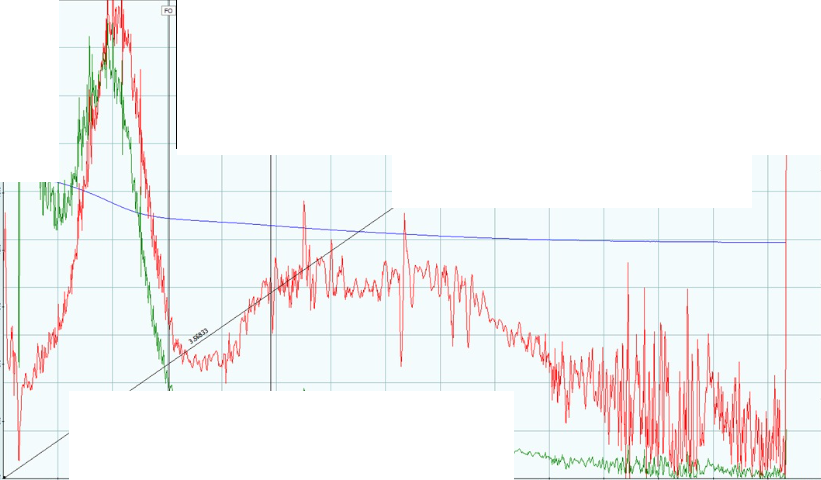
%> input picture posPro resultados/graficoSOLOLimpio.png, 821 x 480 px
$ octave Image2fig.m   (GNU Octave 9; MATLAB toolbox functions it lacks are replaced by stand-ins)
%> lines starting %> are read from the running program, lines starting %| are printed output that depends on the picture; in (x1, y1, x2, y2) boxes, pixels count from 0 and x2, y2 are one past the last pixel; in counts of white or black regions, pixels touching at a corner belong together; the program's own positions count from 1
clc, clear all
imagen = imread('graficoSOLOLimpio.png');
%> imagen is the input picture: size 480x821x3 uint8; mean R, G, B 244.3, 244.2, 244.4

canal_rojo = imagen(:,:,1);
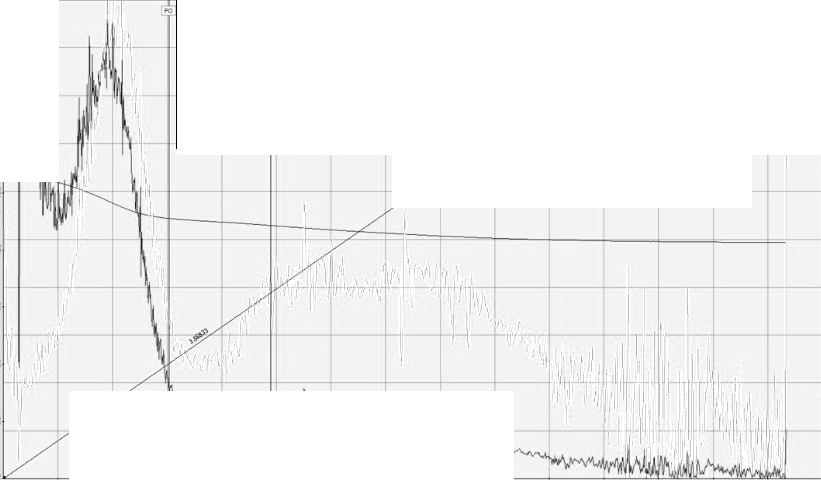
%> canal_rojo: size 480x821 uint8; min 0, max 255, mean 244.3
canal_verde = imagen(:,:,2);
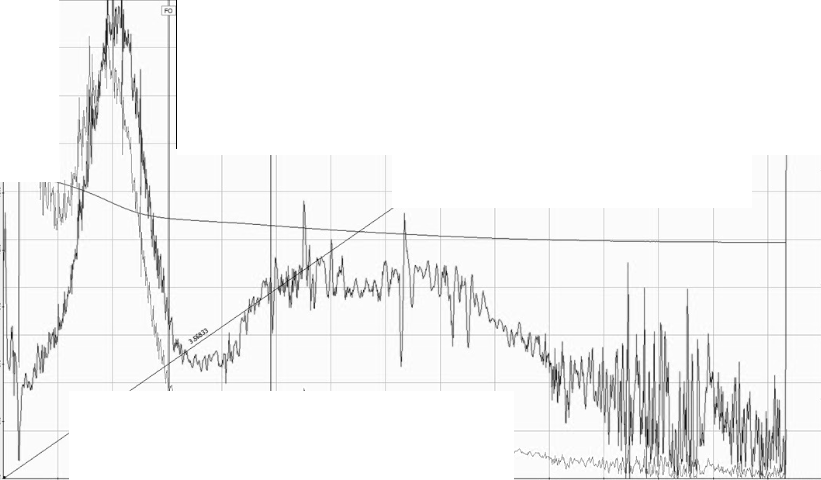
%> canal_verde: size 480x821 uint8; min 0, max 255, mean 244.2
canal_azul = imagen(:,:,3);
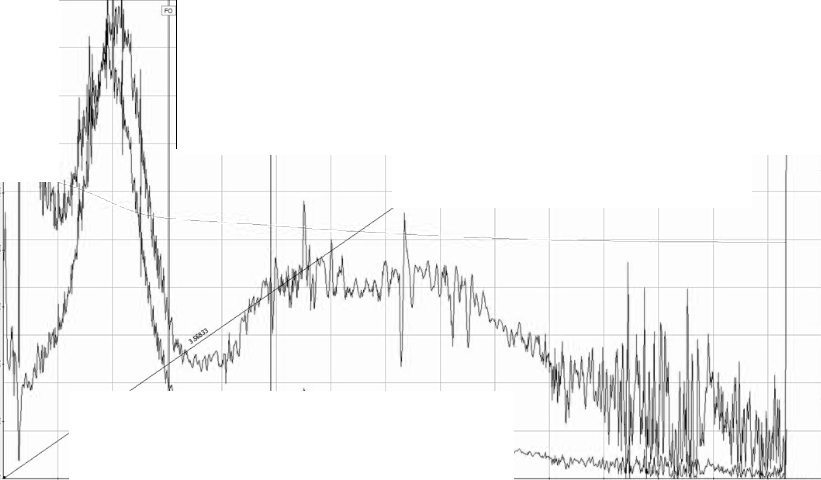
%> canal_azul: size 480x821 uint8; min 0, max 255, mean 244.4


umbral_rojo = 180;
mascara_roja = (canal_rojo > umbral_rojo) & (canal_verde < umbral_rojo) & (canal_azul < umbral_rojo);
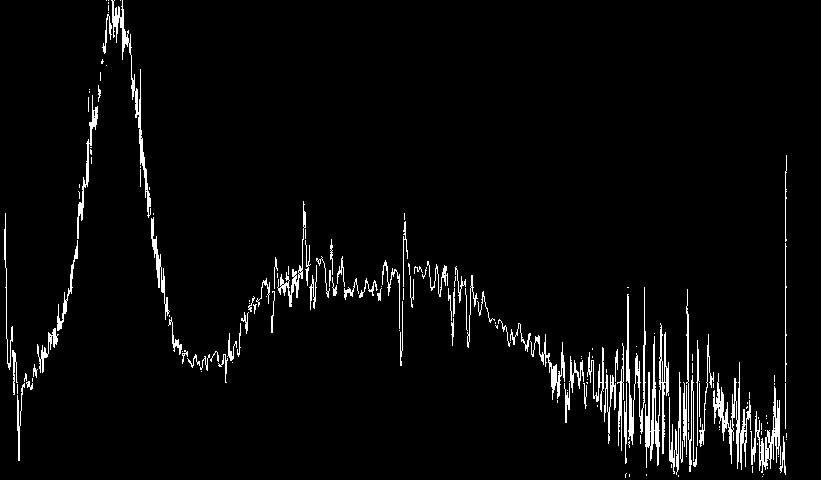
%> mascara_roja: size 480x821 logical; 3.7% white in thin lines or dots

region_roja = imagen;
region_roja(repmat(~mascara_roja,[1 1 3])) = 0;
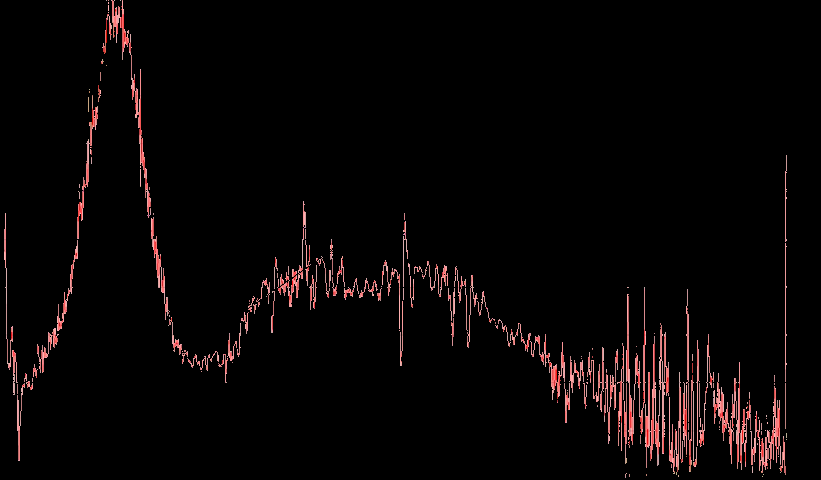
%> region_roja: size 480x821x3 uint8; mean R, G, B 8.5, 5, 5

imshow(region_roja);


[nFilas, nColumnas] = size(mascara_roja);
%> nFilas = 480; nColumnas = 821
posicion_primer_pixel_rojo = zeros(1, nColumnas);
for col = 1:nColumnas
    columna_actual = mascara_roja(:, col);
    indices_pixeles_rojos = find(columna_actual);
    if ~isempty(indices_pixeles_rojos)
        posicion_primer_pixel_rojo(col) =size(imagen,1)- indices_pixeles_rojos(1); % Tomar el primer píxel rojo de arriba
    else
        posicion_primer_pixel_rojo(col) = NaN;
    end
end
%> this loop made 821 passes
%> indices_pixeles_rojos on passes 9, 10, 16: [364; 365; 366; 367; 368], [364; 365; 366; 367; 368; 369; 370], [354; 355; 356; 357; 358; 359; 360; 361; 362]

subplot(1, 2, 1);
imshow(region_roja);
title('Región Roja');

subplot(1, 2, 2);
plot(posicion_primer_pixel_rojo, 'r.');
title('Posiciones del Primer Píxel Rojo en Cada Columna');
xlabel('Columna');
ylabel('Fila del Primer Píxel Rojo');
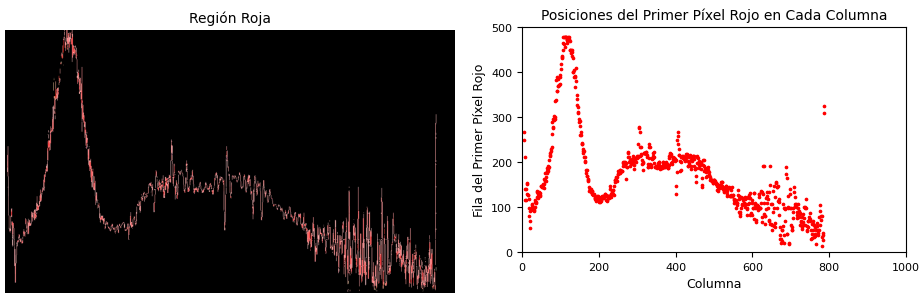
%> figure redrawn from the program's plot data, 2 panels

%% Escalado en Y
escala_minima = 0;
escala_maxima = 25;
posicion_escalada_Y = (posicion_primer_pixel_rojo - min(posicion_primer_pixel_rojo)) / (max(posicion_primer_pixel_rojo) - min(posicion_primer_pixel_rojo)) * (escala_maxima - escala_minima) + escala_minima;

posicionX=linspace(0,145,size(posicion_escalada_Y,2));
%> posicionX = 821 values from 0 to 145


figure; hold on
for i=1:size(posicion_escalada_Y,2)
    if posicion_escalada_Y(i)>-1
        scatter(posicionX(i),posicion_escalada_Y(i))
    end
end
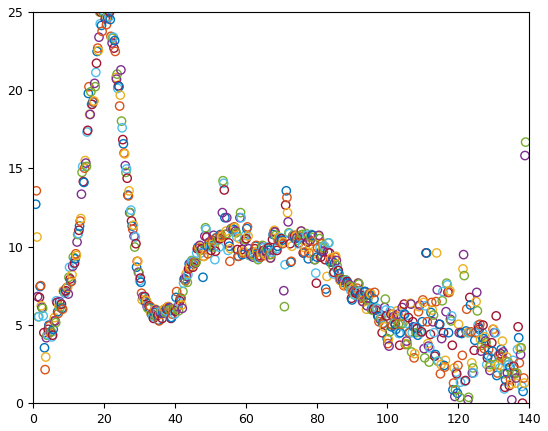
%> figure redrawn from the program's plot data

GdpdgData=[posicionX;posicion_escalada_Y];
%> GdpdgData = 821 columns, first 8: [0 0.177 0.354 0.53 0.707 0.884 1.06 1.24; NaN NaN NaN NaN 12.71 13.57 10.62 6.81]

$ run again, with posPro resultados/GfunctionCalibrated.png copied over posPro resultados/graficoSOLOLimpio.png
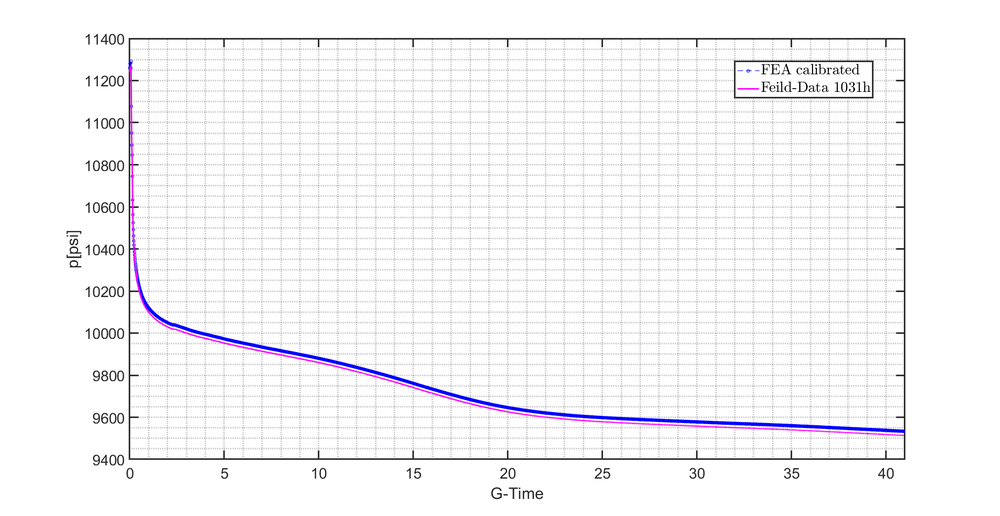
%> input picture posPro resultados/GfunctionCalibrated.png, 1000 x 516 px, shrunk from 1819 x 938 before the run
%> imagen is the input picture: size 516x1000x3 uint8; mean R, G, B 246.4, 245.7, 247.7
%> mascara_roja: size 516x1000 logical; every value is 0
%> region_roja: size 516x1000x3 uint8; every value is 0
%> `ylabel('Fila del Primer Píxel Rojo');`:
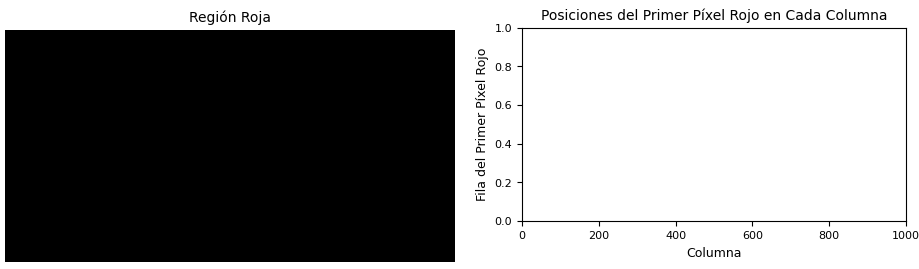
%> figure redrawn from the program's plot data, 2 panels
%> posicionX = 1000 values from 0 to 145
%> GdpdgData = 1000 columns, first 8: [0 0.145 0.29 0.435 0.581 0.726 0.871 1.02; NaN NaN NaN NaN NaN NaN NaN NaN]

$ run again, with posPro resultados/GraficodpdgVerde.png copied over posPro resultados/graficoSOLOLimpio.png
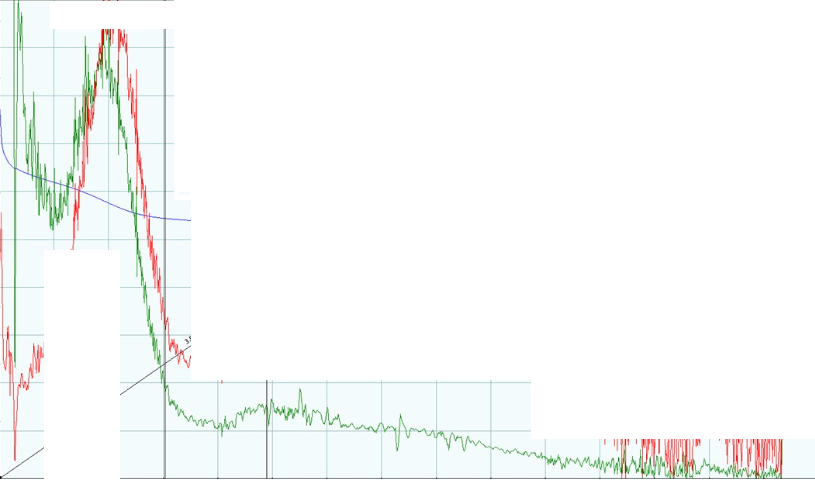
%> input picture posPro resultados/GraficodpdgVerde.png, 815 x 481 px
%> imagen is the input picture: size 481x815x3 uint8; mean R, G, B 248.1, 249.9, 249.1
%> `mascara_roja = (canal_rojo > umbral_rojo) & (canal_verde < umbral_rojo..`:
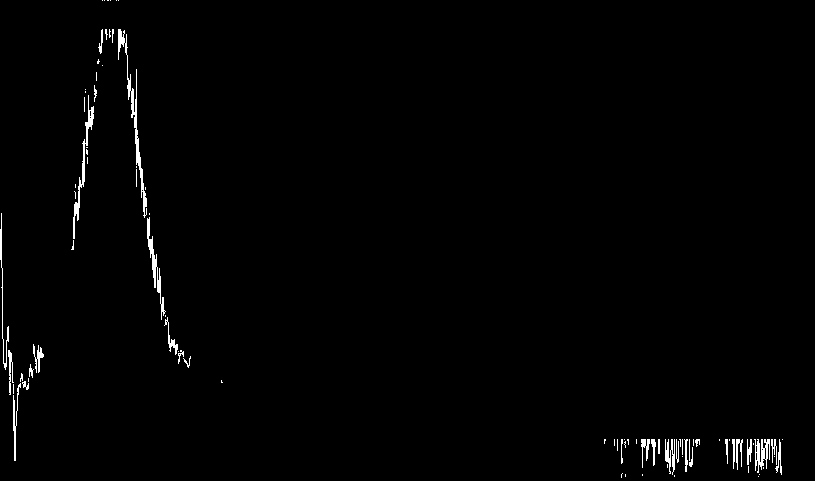
%> mascara_roja: size 481x815 logical; 1.1% white in thin lines or dots
%> the loop `for col = 1:nColumnas` made 815 passes
%> indices_pixeles_rojos on passes 5, 6, 12: [364; 365; 366; 367; 368], [364; 365; 366; 367; 368; 369; 370], [354; 355; 356; 357; 358; 359; 360; 361; 362]
%> posicionX = 815 values from 0 to 145
%> after the loop `for i=1:size(posicion_escalada_Y,2)`:
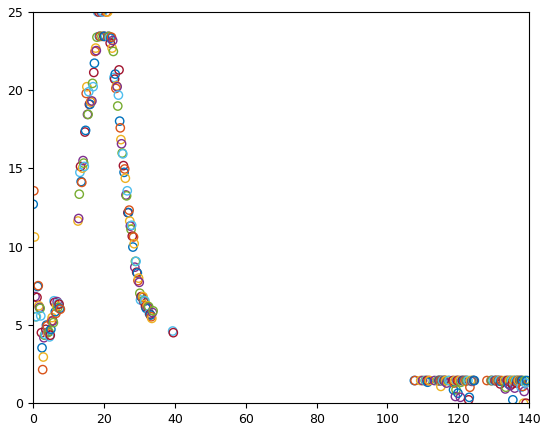
%> figure redrawn from the program's plot data
%> GdpdgData = 815 columns, first 8: [0 0.178 0.356 0.534 0.713 0.891 1.07 1.25; 12.71 13.57 10.62 6.81 5.53 5.53 6.76 7.46]

$ run again, with posPro resultados/GvsP.png copied over posPro resultados/graficoSOLOLimpio.png
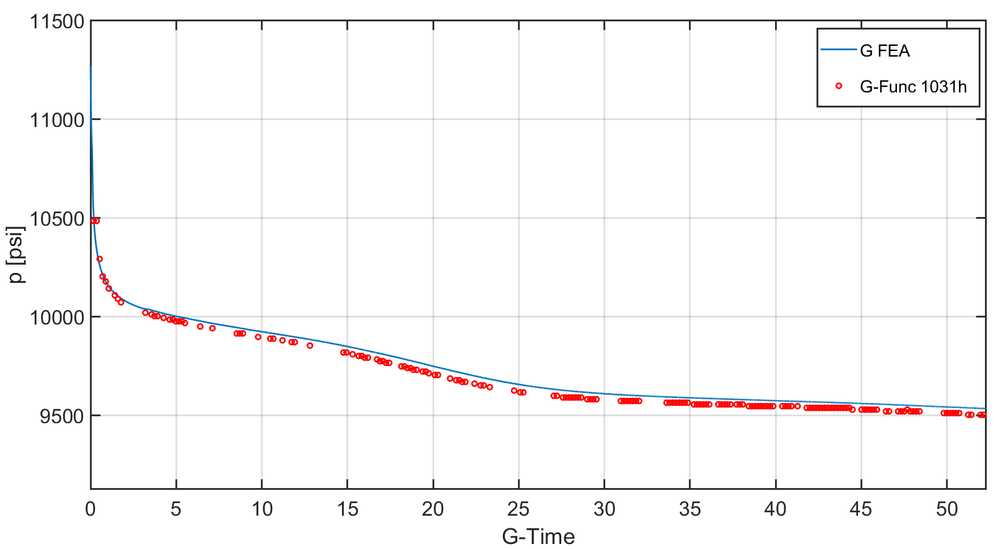
%> input picture posPro resultados/GvsP.png, 1000 x 549 px, shrunk from 1591 x 873 before the run
%> imagen is the input picture: size 549x1000x3 uint8; mean R, G, B 249.5, 248.2, 248.5
%> `mascara_roja = (canal_rojo > umbral_rojo) & (canal_verde < umbral_rojo..`:
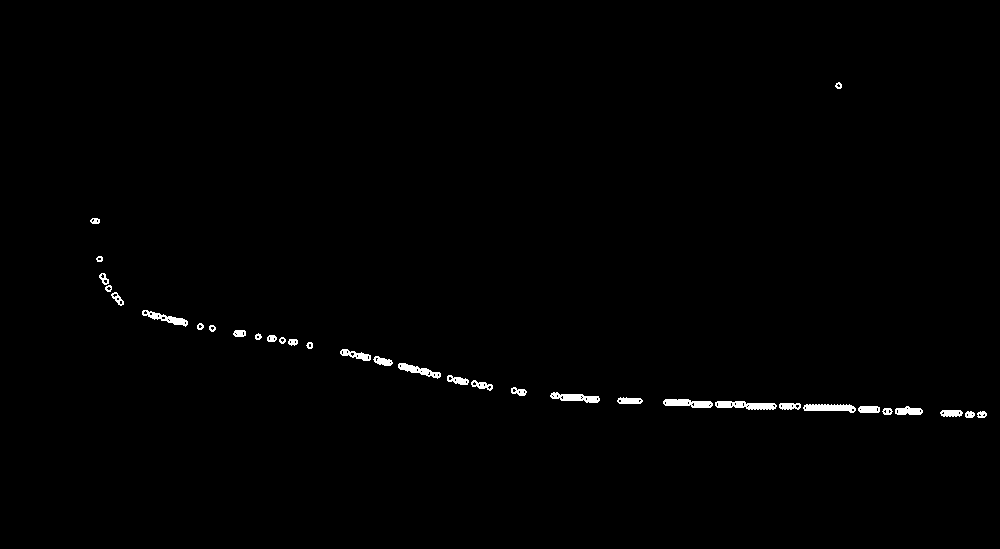
%> mascara_roja: size 549x1000 logical; 0.73% white; 33 white regions, largest, box (x1, y1, x2, y2) and area: (715, 401, 777, 410) 384, (803, 404, 856, 413) 334, (663, 399, 713, 408) 322
%> posicionX = 1000 values from 0 to 145
%> after the loop `for i=1:size(posicion_escalada_Y,2)`:
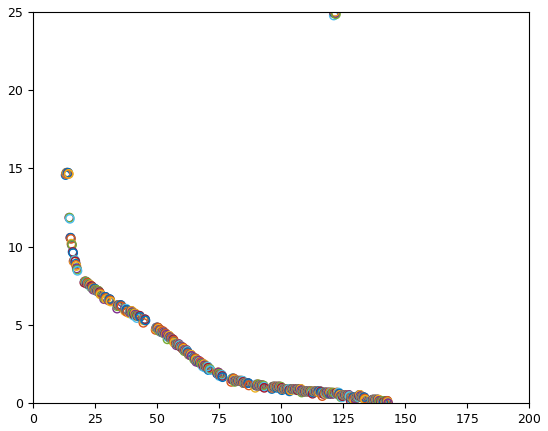
%> figure redrawn from the program's plot data
%> GdpdgData = 1000 columns, first 8: [0 0.145 0.29 0.435 0.581 0.726 0.871 1.02; NaN NaN NaN NaN NaN NaN NaN NaN]
